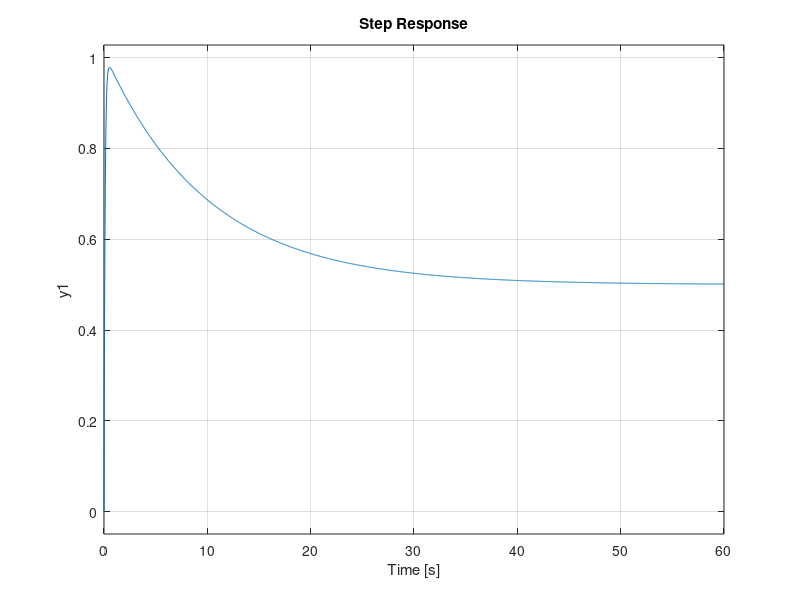

Reproduce this figure in MATLAB.
%%%%%%%%%%%%%%% 5.8 %%%%%%%%%%%%%%%%%

numg=[10];
deng=[1 10];
sysg = tf(numg,deng);

numh=[0.5];
denh=[10 0.5];
sysh= tf(numh,denh);

sys = feedback(sysg,sysh)
step(sys);